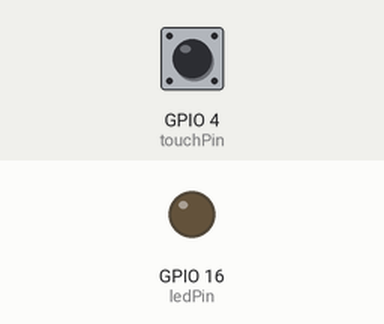
Simulated run of this sketch. Board: ESP32. On the bench: output pins drawn as LEDs (lit = HIGH). Inputs (shaded band) come from the test bench; at power-on: GPIO 4 (touchPin) HIGH. What the sketch prints to the serial monitor is not drawn.

Above: at 1.2 s.
1.3 s: GPIO 4 (touchPin) pulled LOW for 0.15 s
At 1.37 s:
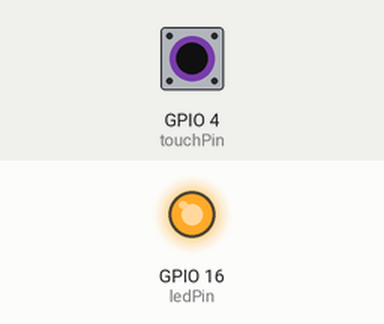
2.9 s: GPIO 4 (touchPin) pulled LOW for 3.2 s
At 6.8 s:
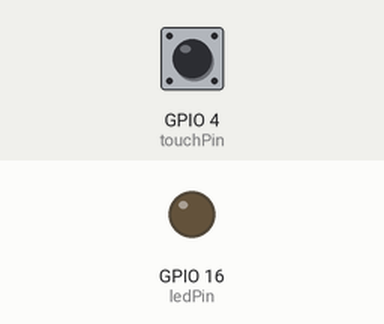
Timing chart, 0 to 8.3 s (numbered marks = the images above; inputs shaded):
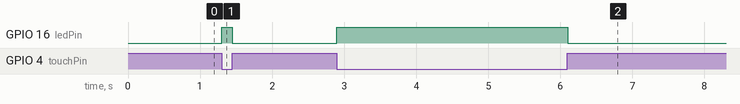

Measured:
- after the input at 1.3 s, GPIO 16 (ledPin): LOW → HIGH at once, → LOW 0.15 s later
- after the input at 2.9 s, GPIO 16 (ledPin): LOW → HIGH at once, → LOW 3.2 s later

The sketch:

touch_sensor.ino
```cpp
const int touchPin=4 ;
const int ledPin=16;
const int threshold=20;

void setup() {
  // put your setup code here, to run once:
  Serial.begin(115200);
  Serial.println("Hello, ESP32!");
  pinMode(ledPin , OUTPUT);

}

void loop() {
  // put your main code here, to run repeatedly:
  // this speeds up the simulation
  int touchValue=touchRead(touchPin);

  Serial.println(touchValue );
  if (touchValue < threshold ) {
    digitalWrite(ledPin , HIGH);

  }else{
    digitalWrite(ledPin , LOW);
  }
}
```
